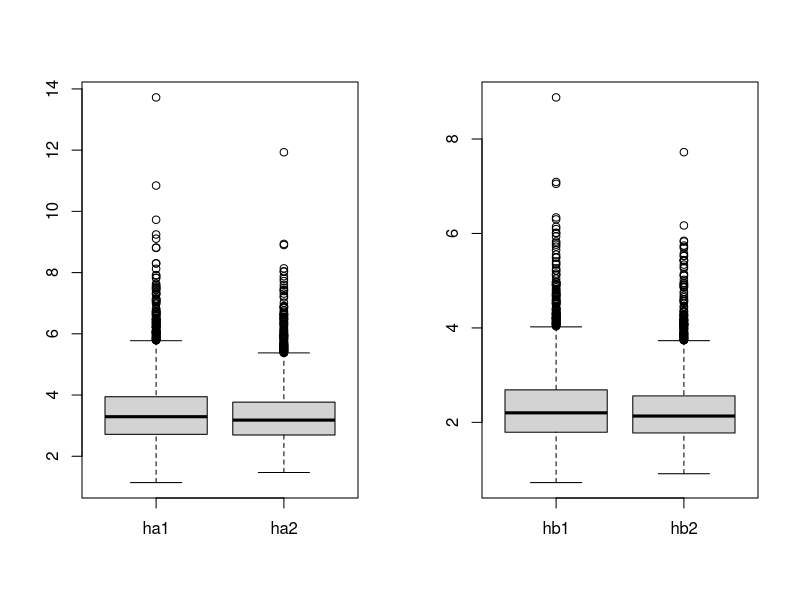

Write the R code that produced this figure.
profile <- function(a, n, barX, barlX){
  ll <- -n*a*log(a)+n*a*log(barX)+n*log(gamma(a))-n*(a-1)*barlX +n*a
}

a <- 3
b <- 2
n <- 30
nMC <- 5000

ha1 <- vector(length=nMC)
hb1 <- vector(length=nMC)
ha2 <- vector(length=nMC)
hb2 <- vector(length=nMC)
for (k in (1:nMC)){
  X <- rgamma(n,a,b)
  
  barX <- mean(X)
  hsigma2 <- var(X)*(n-1)/n
  ha1[k]  <- barX^2/hsigma2
  hb1[k] <- ha1[k]/barX
  
  barlX <- mean(log(X))
  r <- optimize(profile,c(0,20),n, barX, barlX)
  ha2[k] <- r$minimum
  hb2[k] <- ha2[k]/barX
}
ha <- data.frame(ha1=ha1,ha2=ha2)
hb <- data.frame(hb1=hb1,hb2=hb2)

par(mfrow=c(1,2))
boxplot(ha)
boxplot(hb)
par(mfrow=c(1,1))
